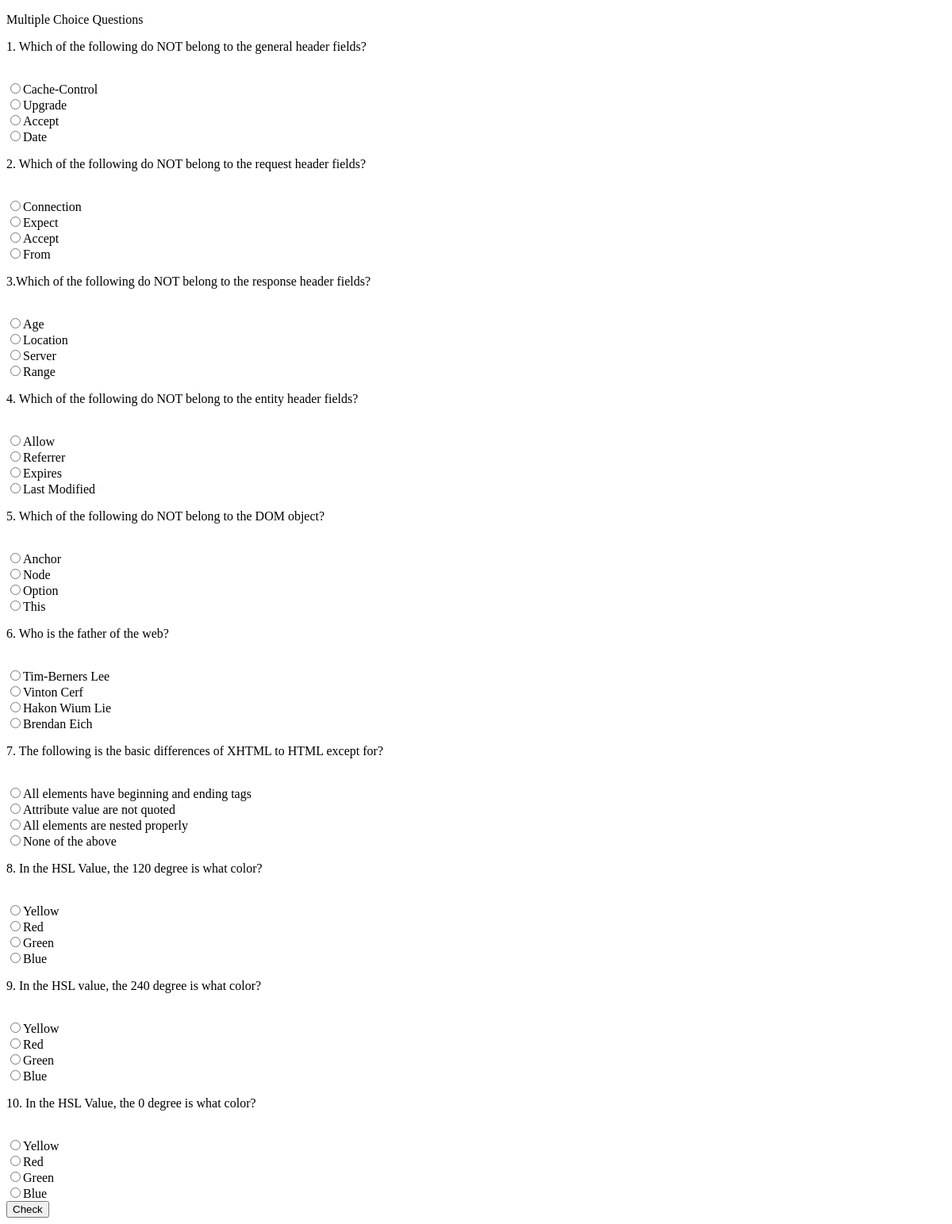
Page /quiz/multiple_choice.php on the earlier database version.
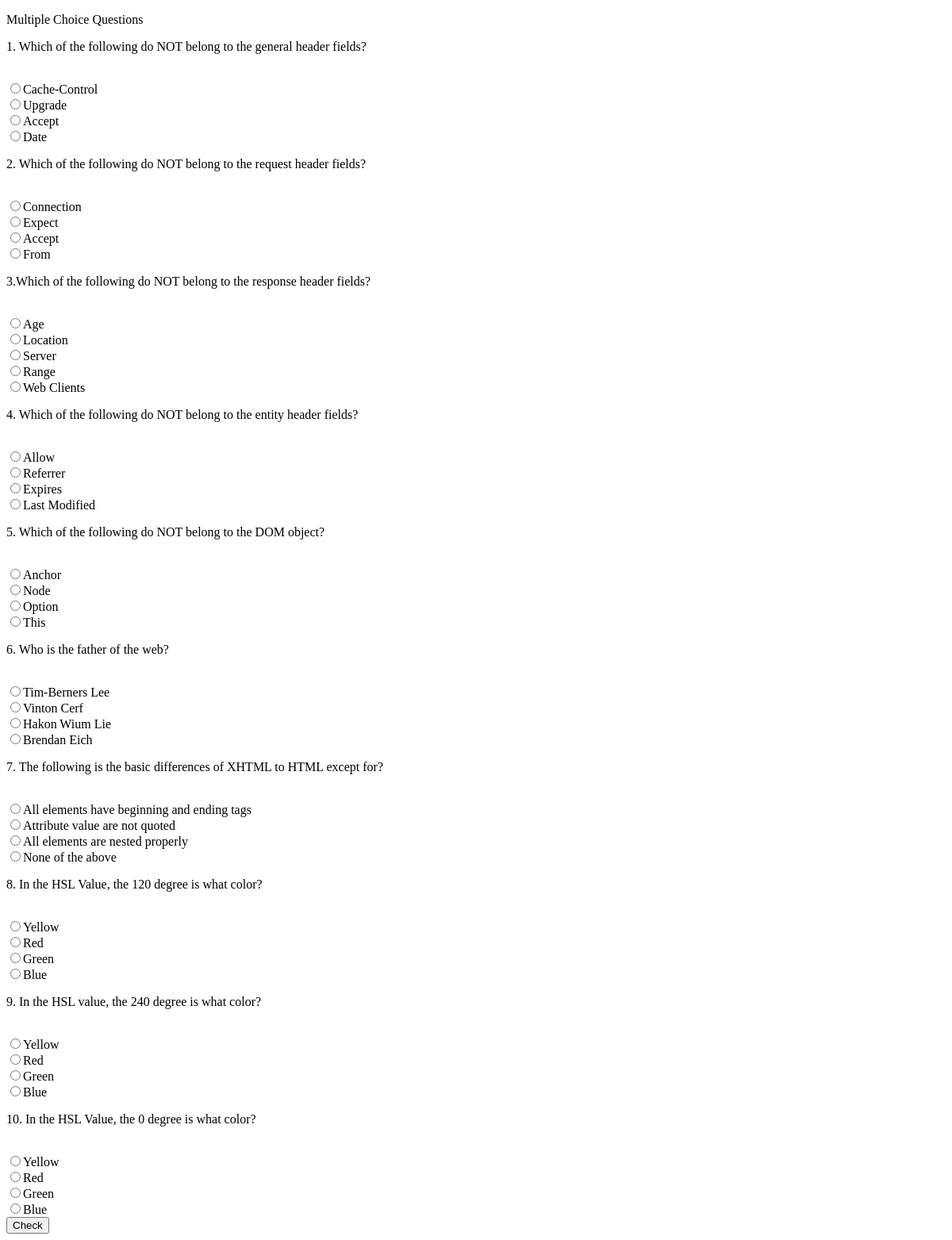
Same page on the later database version.
### tables this page shows
CREATE TABLE IF NOT EXISTS `questions` (
  `question_id` int(11) NOT NULL AUTO_INCREMENT,
  `question` varchar(500) NOT NULL,
  `type_of_question` enum('enumeration','identification','multiple_choice','matching_type') NOT NULL,
  `answer_id` int(11) DEFAULT NULL,
  `no_of_answers` int(11) DEFAULT NULL,
  PRIMARY KEY (`question_id`),
  KEY `answer_id` (`answer_id`)
);

CREATE TABLE IF NOT EXISTS `answers` (
  `answer_id` int(11) NOT NULL AUTO_INCREMENT,
  `answer` varchar(255) NOT NULL,
  `question_id` int(11) NOT NULL,
  PRIMARY KEY (`answer_id`),
  KEY `question_id` (`question_id`)
);

### quiz/multiple_choice.php (the view, shortened to what this page needs)
<?php
include '../dbconnect.php';
?>
<!DOCTYPE html>
<html>
<head lang="en">
</head>
<body>
    <form method="POST">
        <p>Multiple Choice Questions</p>
        <?php
            $res=mysqli_query($conn, "SELECT * FROM questions WHERE type_of_question Like 'multiple_choice'");
            while ($res_row = $res->fetch_assoc()) {
                $question = $res_row['question'];
                $question_id= $res_row['question_id'];
                echo "<p>" . $question . "</p>";
                echo "<br>";
                $ans = mysqli_query($conn, "SELECT * FROM  answers WHERE question_id = $question_id");
                while ($ans_row = $ans->fetch_assoc()) {
                    $answer = $ans_row['answer'];
                    $answer_id = $ans_row['answer_id'];
                    echo "<input type='radio' name='answer," . $question_id . "' value='" . $question_id . ',' . $answer_id . "'>" . $answer . "</input>";
                    echo "<br>";
                }
            }
        ?>
        <button type="submit" name="check" id="check"> Check </button>
    </form>
</body>
</html>

Differences in the rows shown:
added answers: answer "Web Clients", shown under questions "3.Which of the following do NOT belong to the response header fields?"
